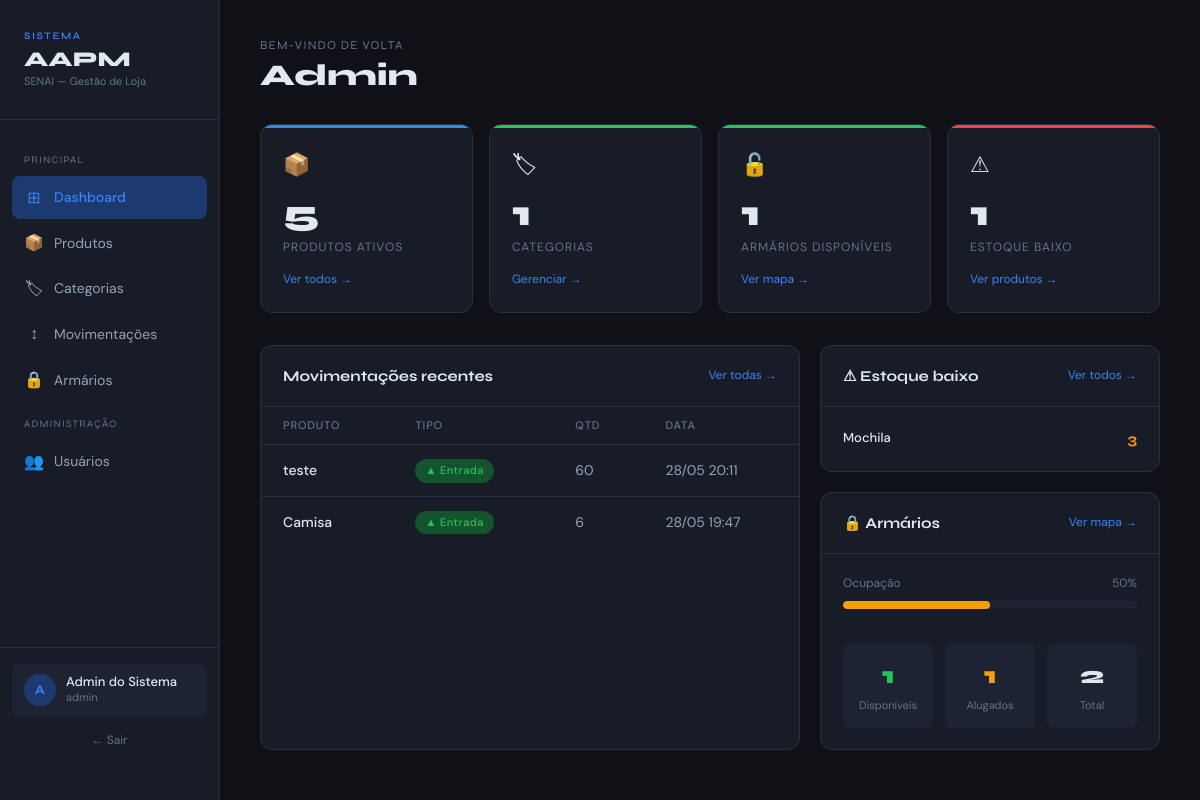
The app's page /dashboard (signed in) with its own data.
### app/models/movimentacao.py (models this page shows, shortened)
class Movimentacao(Base):
    __tablename__ = "movimentacoes"
    id         = Column(Integer, primary_key=True, index=True)
    tipo       = Column(
        Enum(TipoMovimentacao),
        nullable=False
    )
    quantidade = Column(Integer, nullable=False)
    preco_unitario = Column(Float, nullable=False, default=0.0)
    observacao = Column(String(255), nullable=True)
    criado_em  = Column(DateTime, server_default=func.now())
    produto_id = Column(
        Integer,
        ForeignKey("produtos.id", ondelete="CASCADE"),
        nullable=False
    )
    usuario_id = Column(
        Integer,
        ForeignKey("usuarios.id", ondelete="SET NULL"),
        nullable=True
    )
    produto = relationship("Produto", backref="movimentacoes")
    usuario = relationship("Usuario", backref="movimentacoes")

### app/models/produto.py (models this page shows, shortened)
class Produto(Base):
    __tablename__ = "produtos"
    id            = Column(Integer, primary_key=True, index=True)
    nome          = Column(String(150), nullable=False, index=True)
    preco         = Column(Float, nullable=False, default=0.0)
    estoque_atual = Column(Integer, nullable=False, default=0)
    ativo         = Column(Boolean, default=True)
    imagem_path = Column(String(255), nullable=True)
    categoria_id = Column(
        Integer,
        ForeignKey("categorias.id", ondelete="SET NULL"),
        nullable=True
    )
    categoria = relationship(
        "Categoria",
        back_populates="produtos"
    )

### app/main.py (the view)
@app.get("/dashboard")
def dashboard(
    request: Request,
    db: Session = Depends(get_db),
    usuario = Depends(get_usuario_logado)
):
    todos_produtos = db.query(Produto).filter(Produto.ativo == True).all()
    total_produtos   = len(todos_produtos)
    estoque_baixo    = [p for p in todos_produtos if p.estoque_baixo]
    todos_armarios   = db.query(Armario).filter(Armario.ativo == True).all()
    armarios_disponiveis = sum(
        1 for a in todos_armarios
        if a.status == StatusArmario.DISPONIVEL
    )
    armarios_alugados = sum(
        1 for a in todos_armarios
        if a.status == StatusArmario.ALUGADO
    )
    movimentacoes_recentes = (
        db.query(Movimentacao)
        .order_by(Movimentacao.criado_em.desc())
        .limit(8)
        .all()
    )
    total_categorias = db.query(Categoria).filter(
        Categoria.ativo == True
    ).count()
    return templates.TemplateResponse(
        request,
        "dashboard.html",
        {
            "request":               request,
            "usuario":               usuario,
            "total_produtos":        total_produtos,
            "total_categorias":      total_categorias,
            "estoque_baixo":         estoque_baixo,
            "armarios_disponiveis":  armarios_disponiveis,
            "armarios_alugados":     armarios_alugados,
            "total_armarios":        len(todos_armarios),
            "movimentacoes_recentes": movimentacoes_recentes,
            "TipoMovimentacao":      TipoMovimentacao,
        }
    )

### app/templates/dashboard.html (shortened to what this page needs)
<!DOCTYPE html>
<html lang="pt-br">
<head>
</head>
<body>
<div class="layout">
    <aside class="sidebar">
        <div class="sidebar-logo">
            <div class="logo-tag">Sistema</div>
            <div class="logo-name">AAPM</div>
            <div class="logo-sub">SENAI — Gestão de Loja</div>
        </div>
        <nav class="sidebar-nav">
            <div class="nav-section">Principal</div>
            <a href="/dashboard" class="nav-link active">
                <span class="icon">⊞</span> Dashboard
            </a>
            <a href="/produtos" class="nav-link">
                <span class="icon">📦</span> Produtos
            </a>
            <a href="/categorias" class="nav-link">
                <span class="icon">🏷</span> Categorias
            </a>
            <a href="/movimentacoes" class="nav-link">
                <span class="icon">↕</span> Movimentações
            </a>
            <a href="/armarios" class="nav-link">
                <span class="icon">🔒</span> Armários
            </a>
            {% if usuario.role == 'admin' %}
            <div class="nav-section">Administração</div>
            <a href="/usuarios" class="nav-link">
                <span class="icon">👥</span> Usuários
            </a>
            {% endif %}
        </nav>
        <div class="sidebar-footer">
            <div class="user-card">
                <div class="user-avatar">
                    {{ usuario.nome[0].upper() }}
                </div>
                <div class="user-info">
                    <div class="user-name">{{ usuario.nome }}</div>
                    <div class="user-role">{{ usuario.role }}</div>
                </div>
            </div>
            <a href="/auth/logout" class="logout-btn">← Sair</a>
        </div>
    </aside>
    <main class="main">
        <div class="page-header">
            <div class="greeting">Bem-vindo de volta</div>
            <h1>{{ usuario.nome.split()[0] }}</h1>
        </div>
        <div class="cards-grid">
            <a href="/produtos" class="card blue fade-in">
                <span class="card-icon">📦</span>
                <div class="card-value">{{ total_produtos }}</div>
                <div class="card-label">Produtos ativos</div>
                <div class="card-link">Ver todos →</div>
            </a>
            <a href="/categorias" class="card green fade-in">
                <span class="card-icon">🏷</span>
                <div class="card-value">{{ total_categorias }}</div>
                <div class="card-label">Categorias</div>
                <div class="card-link">Gerenciar →</div>
            </a>
            <a href="/armarios?status=disponivel" class="card
                {% if armarios_disponiveis == 0 %}amber{% else %}green{% endif %} fade-in">
                <span class="card-icon">🔓</span>
                <div class="card-value">{{ armarios_disponiveis }}</div>
                <div class="card-label">Armários disponíveis</div>
                <div class="card-link">Ver mapa →</div>
            </a>
            <a href="/produtos?estoque_baixo=true" class="card
                {% if estoque_baixo %}red{% else %}green{% endif %} fade-in">
                <span class="card-icon">⚠</span>
                <div class="card-value">{{ estoque_baixo | length }}</div>
                <div class="card-label">Estoque baixo</div>
                <div class="card-link">Ver produtos →</div>
            </a>
        </div>
        <div class="bottom-grid">
            <div class="section">
                <div class="section-header">
                    <span class="section-title">Movimentações recentes</span>
                    <a href="/movimentacoes" class="section-link">Ver todas →</a>
                </div>
                {% if movimentacoes_recentes %}
                <table>
                    <thead>
                        <tr>
                            <th>Produto</th>
                            <th>Tipo</th>
                            <th>Qtd</th>
                            <th>Data</th>
                        </tr>
                    </thead>
                    <tbody>
                        {% for m in movimentacoes_recentes %}
                        <tr>
                            <td>
                                <a href="/produtos/{{ m.produto_id }}"
                                   class="td-name">
                                    {{ m.produto.nome }}
                                </a>
                            </td>
                            <td>
                                {% if m.tipo.value == 'entrada' %}
                                    <span class="badge badge-green">▲ Entrada</span>
                                {% else %}
                                    <span class="badge badge-red">▼ Saída</span>
                                {% endif %}
                            </td>
                            <td>{{ m.quantidade }}</td>
                            <td>{{ m.criado_em.strftime('%d/%m %H:%M') }}</td>
                        </tr>
                        {% endfor %}
                    </tbody>
                </table>
                {% else %}
                <div class="empty-state">
                    <div class="empty-icon">↕</div>
                    Nenhuma movimentação registrada ainda.
                </div>
                {% endif %}
            </div>
            <div style="display:flex; flex-direction:column; gap:20px;">
                <div class="section">
                    <div class="section-header">
                        <span class="section-title">⚠ Estoque baixo</span>
                        {% if estoque_baixo %}
                        <a href="/produtos?estoque_baixo=true" class="section-link">
                            Ver todos →
                        </a>
                        {% endif %}
                    </div>
                    {% if estoque_baixo %}
                    <div class="stock-list">
                        {% for p in estoque_baixo[:5] %}
                        <a href="/produtos/{{ p.id }}" class="stock-item">
                            <div class="stock-item-name">{{ p.nome }}</div>
                            <div class="stock-item-qty">{{ p.estoque_atual }}</div>
                        </a>
                        {% endfor %}
                    </div>
                    {% else %}
                    <div class="empty-state">
                        <div class="empty-icon">✓</div>
                        Todos os estoques estão OK.
                    </div>
                    {% endif %}
                </div>
                <div class="section">
                    <div class="section-header">
                        <span class="section-title">🔒 Armários</span>
                        <a href="/armarios" class="section-link">Ver mapa →</a>
                    </div>
                    {% if total_armarios > 0 %}
                    <div class="progress-wrap">
                        <div class="progress-label">
                            <span>Ocupação</span>
                            <span>
                                {{ ((armarios_alugados / total_armarios) * 100) | round(0) | int }}%
                            </span>
                        </div>
                        <div class="progress-bar">
                            <div class="progress-fill"
                                 style="width: {{ ((armarios_alugados / total_armarios) * 100) | round(0) | int }}%">
                            </div>
                        </div>
                    </div>
                    <div class="armarios-detail">
                        <div class="armario-stat">
                            <div class="armario-stat-value"
                                 style="color: var(--green)">
                                {{ armarios_disponiveis }}
                            </div>
                            <div class="armario-stat-label">Disponíveis</div>
                        </div>
                        <div class="armario-stat">
                            <div class="armario-stat-value"
                                 style="color: var(--amber)">
                                {{ armarios_alugados }}
                            </div>
                            <div class="armario-stat-label">Alugados</div>
                        </div>
                        <div class="armario-stat">
                            <div class="armario-stat-value">{{ total_armarios }}</div>
                            <div class="armario-stat-label">Total</div>
                        </div>
                    </div>
                    {% endif %}
                </div>
            </div>
        </div>
    </main>
</div>
</body>
</html>

### records on screen
Movimentacao: produto.nome "teste", tipo "▲ Entrada", quantidade "60", criado_em "28/05 20:11"
Movimentacao: produto.nome "Camisa", tipo "▲ Entrada", quantidade "6", criado_em "28/05 19:47"
Produto: nome "Mochila", estoque_atual "3"

### other values on screen
{{ usuario.nome[0].upper() }} "A"
{{ usuario.nome }} "Admin do Sistema"
{{ usuario.role }} "admin"
{{ usuario.nome.split()[0] }} "Admin"
{{ total_produtos }} "5"
{{ total_categorias }} "1"
{{ armarios_disponiveis }} "1"
{{ estoque_baixo | length }} "1"
{{ ((armarios_alugados / total_armarios) * 100) | round(0) | int }} "50"
{{ armarios_alugados }} "1"
{{ total_armarios }} "2"
